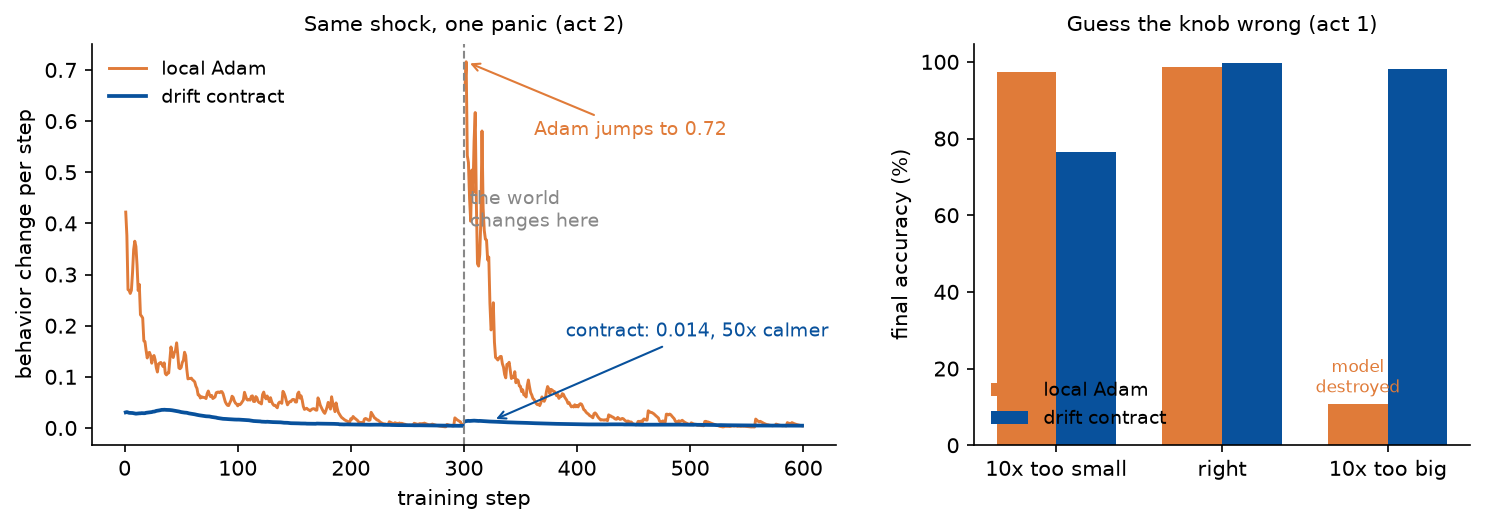

Here is the Python script that generated this plot:
"""Demo: the model that cannot lurch.

Two identical local-learning networks train live, side by side, on the same
stream. Halfway through, the input distribution shifts abruptly (a fixed random
rotation is applied to every input). Local Adam reacts with a large behavioral
jump. The drift contract absorbs the same shock while never exceeding its
per-layer budget, because its step size is bounded by construction.

Runs in about two minutes on a laptop CPU. No dependency beyond NumPy.
    python demo.py

Optional third act (the depth claim, needs cifar_data.npz, about 10 minutes
on CPU or 6 on a CUDA GPU with cupy installed):
    python demo.py --depth
"""
import os
import sys

ACT3 = '--depth' in sys.argv
BACKEND = 'CPU'
if ACT3:
    try:
        import cupy  # noqa: F401
        os.environ['DRIFT_GPU'] = '1'
        BACKEND = 'GPU (CuPy)'
    except ImportError:
        pass

import numpy as np
from drift_contract import make_data, Net, Adam, MuonLike, ClipAdam, softmax_ce_grad


def act3():
    print("""ACT 3: depth, the graveyard of local learning
---------------------------------------------
Local learning had one famous grave: depth. Every layer learns greedily,
so each extra layer degrades the features a little more, and by a few
dozen layers the network is worse than a shallow one. This act trains a
48-layer network on CIFAR-10 three times:

  1. drift contract, eps = 0.003   the value tuned at depth 12, unchanged
  2. local Adam, lr = 3e-4         re-tuned specifically for depth 48
  3. local Adam, lr = 1e-3         Adam's depth-12 best, transferred

If the paper is right: the contract holds around 42 percent with its
depth-12 setting, Adam collapses to about 32 even re-tuned, and Adam's
transferred setting lands under 30.
""")
    if not os.path.exists('cifar_data.npz'):
        print("cifar_data.npz not found. Build it first (see README):")
        print("  pip install pyarrow pillow, download the two parquet files,")
        print("  then: python convert_cifar.py")
        return
    from drift_contract import load_cifar, train
    epochs = int(os.environ.get('DEMO_DEPTH_EPOCHS', 12))
    data = load_cifar('cifar_data.npz', n_train=20000, n_test=5000)
    print(f"backend: {BACKEND}; three trainings of a 48-layer network "
          f"({epochs} epochs each). Go get a coffee.\n")
    runs = [
        ("drift contract, eps=0.003 (depth-12 value)",
         dict(arm='dll_gluon', lr=1e-2, drift_budget=0.003, bias_contract='clip'), 42.1),
        ("local Adam, lr=3e-4 (re-tuned for 48)",
         dict(arm='dll_adam', lr=3e-4), 32.0),
        ("local Adam, lr=1e-3 (depth-12 best, transferred)",
         dict(arm='dll_adam', lr=1e-3), 29.0),
    ]
    results = []
    for label, kw, paper in runs:
        print(f"  training: {label} ...", flush=True)
        arm = kw.pop('arm')
        r = train(arm, seed=0, data=data, epochs=epochs, depth=48, aux_lr=3e-3, **kw)
        results.append((label, r['acc'] * 100, paper))
        print(f"    -> {r['acc']*100:.1f}% (paper, 2 seeds: {paper}%)", flush=True)
    print(f"\n{'':52}{'this run':>10}{'paper':>8}")
    for label, acc, paper in results:
        print(f"{label:<52}{acc:>9.1f}%{paper:>7.1f}%")
    print("""
Same 48 layers, same data. The contract arrives with a setting tuned on
a network four times shallower and simply works. Adam gets a fresh
per-depth tuning and still loses a third of its accuracy; its own old
tuned value is even worse. Depth stopped being a graveyard.""")


if ACT3:
    act3()
    sys.exit(0)

DEPTH, WIDTH, BS, STEPS, SHIFT_AT, EPS = 12, 128, 256, 600, 300, 0.01
rng = np.random.default_rng(0)
Xtr, ytr, Xte, yte = make_data(seed=0)
Q = np.linalg.qr(rng.normal(size=(64, 64)))[0].astype(np.float32)  # the shock


class ArmState:
    def __init__(self, kind):
        self.kind = kind
        self.net = Net(depth=DEPTH, width=WIDTH, seed=0)
        if kind == 'adam':
            self.oW = [Adam(w.shape, 1e-2) for w in self.net.W]
            self.ob = [Adam(b.shape, 1e-2) for b in self.net.b]
        else:
            self.oW = [MuonLike(w.shape, 1e-2) for w in self.net.W]
            self.ob = [ClipAdam(b.shape, 3e-3, cap=EPS) for b in self.net.b]
        self.oHw = [Adam(h.shape, 3e-3) for h in self.net.Hw]
        self.oHb = [Adam(h.shape, 3e-3) for h in self.net.Hb]
        self.rms_ema = [None] * DEPTH
        self.prev_probe = None
        self.drifts = []

    def step(self, x, y):
        net = self.net
        hs, zs, hns, _ = net.forward(x)
        for l in range(DEPTH):
            if self.kind == 'contract':
                cur = float(np.sqrt((hns[l] ** 2).mean()))
                self.rms_ema[l] = cur if self.rms_ema[l] is None else \
                    0.9 * self.rms_ema[l] + 0.1 * cur
                self.oW[l].lr = EPS / max(self.rms_ema[l], 1e-6)
            h = hs[l + 1]
            logits = h @ net.Hw[l].T + net.Hb[l]
            _, dlog = softmax_ce_grad(logits, y)
            dh = dlog @ net.Hw[l]
            dz = dh * (zs[l] > 0)
            net.Hw[l] += self.oHw[l].step(dlog.T @ h)
            net.Hb[l] += self.oHb[l].step(dlog.sum(0))
            net.W[l] += self.oW[l].step(dz.T @ hns[l], net.W[l])
            net.b[l] += self.ob[l].step(dz.sum(0))

    def measure_drift(self, xp, skip):
        hs, _, _, _ = self.net.forward(xp)
        cur = [h.copy() for h in hs[1:]]
        if self.prev_probe is None or skip:
            d = np.nan
        else:
            d = float(np.mean([np.sqrt(np.mean((a - b) ** 2)) /
                               (np.sqrt(np.mean(b ** 2)) + 1e-8)
                               for a, b in zip(cur, self.prev_probe)]))
        self.prev_probe = cur
        self.drifts.append(d)
        return d

    def accuracy(self, X, y):
        return float((self.net.predict(X) == y).mean())


def bar(v, scale, width=26):
    if np.isnan(v):
        return ' ' * width
    return ('#' * max(1, int(width * min(v, scale) / scale))).ljust(width)


# ---------------------------------------------------------------- act 1
from drift_contract import train

print("""THE DRIFT CONTRACT, IN THREE ACTS
=================================
(acts 1 and 2 run now, about two minutes; act 3, the depth claim,
needs CIFAR data and more time: python demo.py --depth)

Both contenders train the same network the same way: every layer learns
from its own small scorekeeper, with no global backward pass (this is
called local learning). The only difference is the update rule:

  local Adam       the standard optimizer, driven by a learning rate
                   that a human has to guess
  drift contract   each layer promises "my behavior moves by at most
                   epsilon per step" and derives its step size from
                   that promise

Everything below is a real training run, live, on your CPU.


ACT 1: what happens when you guess the knob wrong?
--------------------------------------------------
Each method has one number to set: Adam its learning rate, the contract
its budget epsilon. In a real project nobody knows the right value in
advance. So let's get it wrong on purpose, 10x in both directions, and
train 5 quick epochs each time. (about a minute)
""")
data = (Xtr, ytr, Xte, yte)
rows = []
for lr in [1e-3, 1e-2, 1e-1]:
    r = train('dll_adam', lr=lr, seed=0, data=data, epochs=5, aux_lr=3e-3)
    rows.append(r['acc'])
for eps in [1e-3, 1e-2, 1e-1]:
    r = train('dll_gluon', lr=1e-2, seed=0, data=data, epochs=5, aux_lr=3e-3,
              drift_budget=eps, bias_contract='clip')
    rows.append(r['acc'])
print(f"{'':22}{'10x too small':>14}{'right':>10}{'10x too big':>13}")
print(f"{'local Adam':<22}{rows[0]*100:>13.1f}%{rows[1]*100:>9.1f}%{rows[2]*100:>12.1f}%")
print(f"{'drift contract':<22}{rows[3]*100:>13.1f}%{rows[4]*100:>9.1f}%{rows[5]*100:>12.1f}%")
print("""
How to read this: too small, both methods are merely slow (the contract
more so: a tighter budget means more steps to learn, and 5 epochs is not
enough time; it does converge with more). Too big is where they part
ways. Adam's model is destroyed: 10.8 percent is barely above random
guessing. The contract's promise caps every step by construction, so
"too big" cannot become catastrophic. The failure mode that kills
training runs is gone.

""")

# ---------------------------------------------------------------- act 2
adam, contract = ArmState('adam'), ArmState('contract')
probe = Xtr[:256].copy()
rs = np.random.default_rng(1)
SCALE = 0.25  # bar full-scale for drift display

print(f"""ACT 2: the world changes under a live model
-------------------------------------------
Now picture a model that retrains continuously in production. At step
{SHIFT_AT} we change the world: every input gets hit by a fixed random
rotation. Same shock, same instant, for both networks.

Each line below is printed live during training. The bars show how much
each network's behavior moved at that step (a longer bar is a bigger
jump in what the model actually does; bars saturate at {SCALE}).
Watch what happens right after the shift.
""")
print(f"{'step':>6}  {'local Adam':<34}{'drift contract (eps=0.01)':<34}")
print('-' * 76)

for t in range(STEPS):
    shifted = t >= SHIFT_AT
    bi = rs.integers(0, len(Xtr), BS)
    x = Xtr[bi] @ Q.T if shifted else Xtr[bi]
    y = ytr[bi]
    adam.step(x, y)
    contract.step(x, y)
    xp = probe @ Q.T if shifted else probe
    da = adam.measure_drift(xp, skip=(t == SHIFT_AT))
    dc = contract.measure_drift(xp, skip=(t == SHIFT_AT))
    if t == SHIFT_AT:
        print(f"{'':>6}  {'>>> input distribution shifts, next 8 steps shown one by one <<<':^68}")
    elif SHIFT_AT < t <= SHIFT_AT + 8:
        print(f"{t+1:>6}  {bar(da, SCALE)}{da:6.3f}  {bar(dc, SCALE)}{dc:6.3f}  <-- shock",
              flush=True)
    elif t % 25 == 24:
        print(f"{t+1:>6}  {bar(da, SCALE)}{da:6.3f}  {bar(dc, SCALE)}{dc:6.3f}",
              flush=True)

Xs = Xte[:1000] @ Q.T
pa = np.nanmax(adam.drifts[SHIFT_AT + 1:SHIFT_AT + 60])
pc = np.nanmax(contract.drifts[SHIFT_AT + 1:SHIFT_AT + 60])
aa, ac = adam.accuracy(Xs, yte[:1000]), contract.accuracy(Xs, yte[:1000])
print('-' * 76)
print(f"{'':24}{'max drift after shock':>24}{'final acc (shifted data)':>26}")
print(f"{'local Adam':<24}{pa:>24.3f}{aa*100:>25.1f}%")
print(f"{'drift contract':<24}{pc:>24.3f}{ac*100:>25.1f}%")
print(f"""
Both networks recover and end at the same accuracy. The difference is
how they lived through the shock: Adam's behavior jumped {pa/pc:.0f}x harder
than the contract ever allowed itself to move. For a system people rely
on while it learns, that is the difference between "the model adapted"
and "the model went crazy for a while". The contract makes the calm
path a built-in cap on each layer's own updates, not a hope.""")

# ---------------------------------------------------------------- picture
try:
    import matplotlib
    matplotlib.use('Agg')
    import matplotlib.pyplot as plt

    BLUE, ORANGE, GRAY = '#08519c', '#e07b39', '#888888'
    fig, (ax1, ax2) = plt.subplots(1, 2, figsize=(10, 3.6), dpi=150,
                                   gridspec_kw={'width_ratios': [3, 2]})
    steps = np.arange(STEPS)
    ax1.plot(steps, adam.drifts, color=ORANGE, lw=1.4, label='local Adam')
    ax1.plot(steps, contract.drifts, color=BLUE, lw=1.8, label='drift contract')
    ax1.axvline(SHIFT_AT, color=GRAY, ls='--', lw=1)
    ax1.text(SHIFT_AT, pa * 0.55, ' the world\n changes here', color=GRAY, fontsize=9)
    ia = int(np.nanargmax(np.where(steps > SHIFT_AT, adam.drifts, np.nan)))
    ax1.annotate(f'Adam jumps to {pa:.2f}', xy=(ia, pa), xytext=(ia + 60, pa * 0.8),
                 fontsize=9, color=ORANGE, arrowprops=dict(arrowstyle='->', color=ORANGE))
    ax1.annotate(f'contract: {pc:.3f}, {pa/pc:.0f}x calmer', xy=(SHIFT_AT + 25, pc),
                 xytext=(SHIFT_AT + 90, pa * 0.25), fontsize=9, color=BLUE,
                 arrowprops=dict(arrowstyle='->', color=BLUE))
    ax1.set_xlabel('training step')
    ax1.set_ylabel('behavior change per step')
    ax1.set_title('Same shock, one panic (act 2)', fontsize=10)
    ax1.legend(frameon=False, fontsize=9, loc='upper left')
    for s in ('top', 'right'): ax1.spines[s].set_visible(False)

    x = np.arange(3); wbar = 0.36
    ax2.bar(x - wbar/2, [rows[0]*100, rows[1]*100, rows[2]*100], wbar,
            color=ORANGE, label='local Adam')
    ax2.bar(x + wbar/2, [rows[3]*100, rows[4]*100, rows[5]*100], wbar,
            color=BLUE, label='drift contract')
    ax2.set_xticks(x, ['10x too small', 'right', '10x too big'])
    ax2.set_ylabel('final accuracy (%)')
    ax2.set_title('Guess the knob wrong (act 1)', fontsize=10)
    ax2.text(2 - wbar/2, rows[2]*100 + 3, 'model\ndestroyed', ha='center',
             fontsize=8, color=ORANGE)
    ax2.legend(frameon=False, fontsize=9, loc='lower left')
    for s in ('top', 'right'): ax2.spines[s].set_visible(False)
    fig.tight_layout()
    fig.savefig('demo.png', bbox_inches='tight')
    print("\nA picture of acts 1 and 2 was saved to demo.png")
except ImportError:
    print("\n(install matplotlib to also get a picture: pip install matplotlib)")
print("Act 3, the depth claim, runs with: python demo.py --depth")
